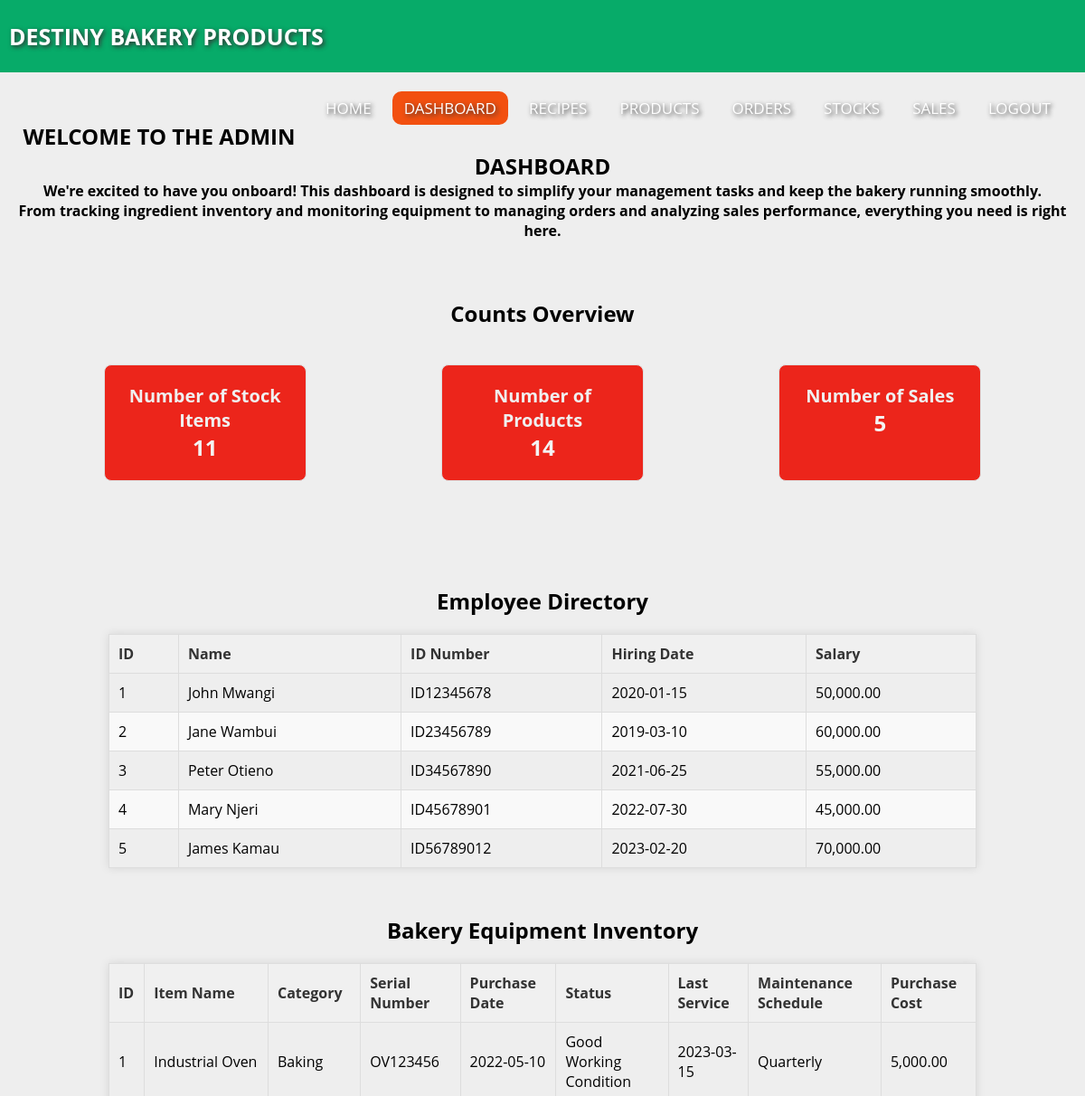
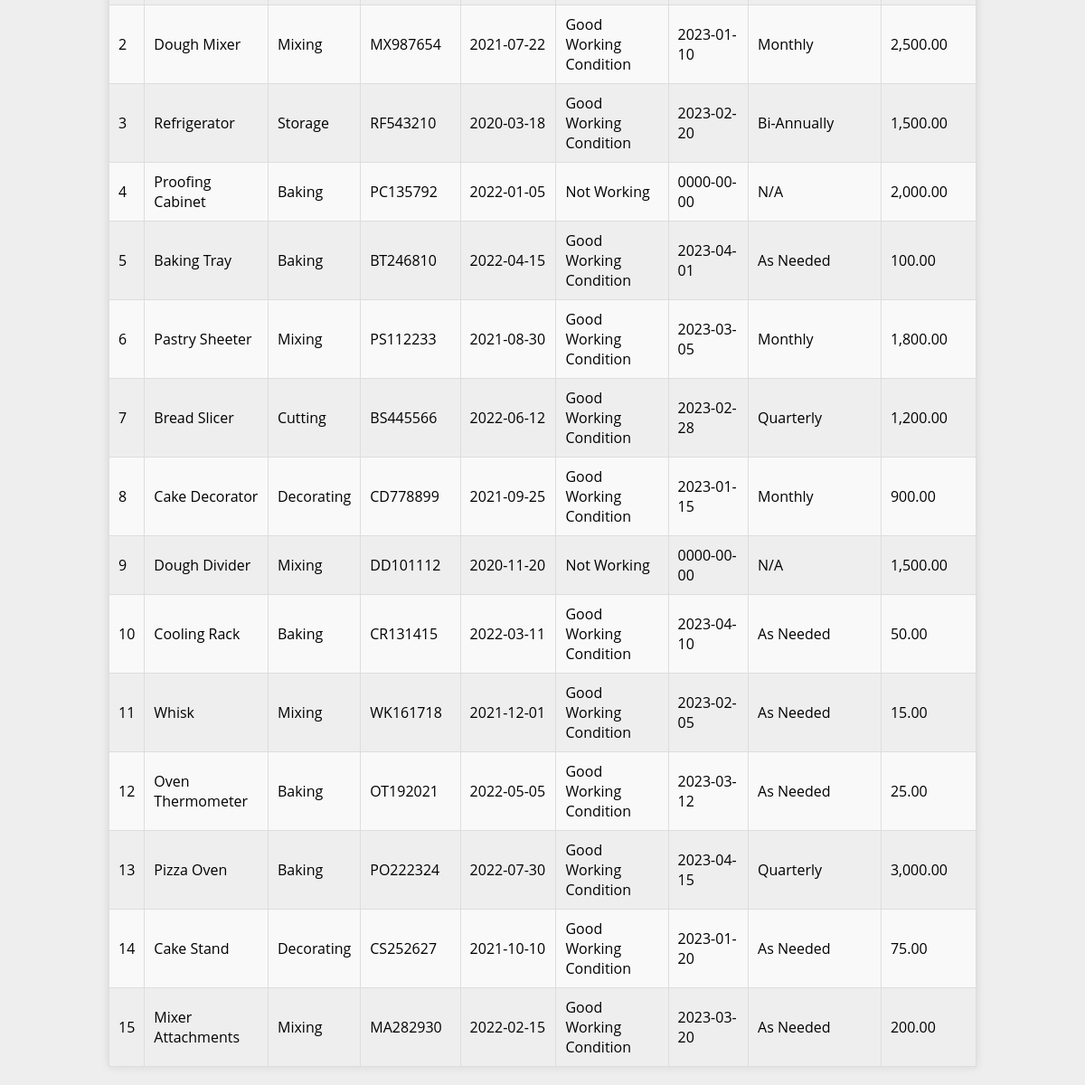
Screenshot of /admin_dashboard.php (signed in) with the database file from the repository (2 pictures, top to bottom).
### tables this page shows
CREATE TABLE `employees` (
  `id` int(11) NOT NULL,
  `name` varchar(100) NOT NULL,
  `id_number` varchar(50) NOT NULL,
  `hiring_date` date NOT NULL,
  `salary` decimal(10,2) NOT NULL
);

CREATE TABLE `bakery_equipment_inventory` (
  `id` int(11) NOT NULL,
  `item_name` varchar(255) NOT NULL,
  `category` varchar(100) NOT NULL,
  `serial_no` varchar(100) DEFAULT NULL,
  `purchase_date` date NOT NULL,
  `status` enum('Good Working Condition','Not Working') NOT NULL,
  `last_service` date DEFAULT NULL,
  `maintenance_schedule` varchar(255) DEFAULT NULL,
  `purchase_cost` decimal(10,2) DEFAULT NULL
);

### admin_dashboard.php (the view, shortened to what this page needs)
<?php
@include 'config.php';
function getCount($table) {
    global $conn;
    $query = "SELECT COUNT(*) as count FROM $table";
    $result = mysqli_query($conn, $query);
    $row = mysqli_fetch_assoc($result);
    return $row['count'];
}
$stockCount = getCount('stock');
$productCount = getCount('bakery_products');
$salesCount = getCount('sales');
$sql = "SELECT id, name, id_number, hiring_date, salary FROM employees";
$result = mysqli_query($conn, $sql);
$sqlEquipment = "SELECT * FROM bakery_equipment_inventory";
$resultEquipment = mysqli_query($conn, $sqlEquipment);
?>
<!DOCTYPE html>
<html lang="en">
<head>
    <link rel="stylesheet" href="style.css">
</head>
<body>
    <nav>
        <label class="logo">DESTINY BAKERY PRODUCTS</label>
        <ul>
            <li><a href="index.html">Home</a></li>
            <li><a class="active" href="admin_dashboard.php">DASHBOARD</a></li>
            <li><a href="recipes.php">RECIPES</a></li>
            <li><a href="products.php">PRODUCTS</a></li>
            <li><a href="orders.php">ORDERS</a></li>
            <li><a href="stock.php">STOCKS</a></li>
            <li><a href="sales.php">SALES</a></li>
            <li><a href="logout.php">LOGOUT</a></li>
        </ul>
    </nav>
    <br>
    <br>
    <h2 class="h2title">WELCOME TO THE ADMIN DASHBOARD
        <br>
        <p style="font-size: medium;">We're excited to have you onboard! This dashboard is
            designed to simplify your management tasks and keep the bakery running smoothly.<br>From tracking ingredient
            inventory and monitoring equipment to managing orders and analyzing sales performance, everything you need
            is right here.</p>
    </h2>
    <br><br>
    <h2 class="h2title">Counts Overview</h2>
    <div class="dashboard-stats">
        <div class="stat-item">
            <h3>Number of Stock Items</h3>
            <p><?php echo $stockCount; ?></p>
        </div>
        <div class="stat-item">
            <h3>Number of Products</h3>
            <p><?php echo $productCount; ?></p>
        </div>
        <div class="stat-item">
            <h3>Number of Sales</h3>
            <p><?php echo $salesCount; ?></p>
        </div>
    </div>
    <br>
    <br>
    <br>
    <h2 class="h2title">Employee Directory</h2>
    <table>
        <thead>
            <tr>
                <th>ID</th>
                <th>Name</th>
                <th>ID Number</th>
                <th>Hiring Date</th>
                <th>Salary</th>
            </tr>
        </thead>
        <tbody>
            <?php
            if (mysqli_num_rows($result) > 0) {
                while($row = mysqli_fetch_assoc($result)) {
                    echo "<tr>";
                    echo "<td>" . $row["id"] . "</td>";
                    echo "<td>" . $row["name"] . "</td>";
                    echo "<td>" . $row["id_number"] . "</td>";
                    echo "<td>" . $row["hiring_date"] . "</td>";
                    echo "<td>" . number_format($row["salary"], 2) . "</td>";
                    echo "</tr>";
                }
            } else {
                echo "<tr><td colspan='5'>No employees found.</td></tr>";
            }
            ?>
        </tbody>
    </table>
    <br>
    <h2 class="h2title">Bakery Equipment Inventory</h2>
    <table>
        <thead>
            <tr>
                <th>ID</th>
                <th>Item Name</th>
                <th>Category</th>
                <th>Serial Number</th>
                <th>Purchase Date</th>
                <th>Status</th>
                <th>Last Service</th>
                <th>Maintenance Schedule</th>
                <th>Purchase Cost</th>
            </tr>
        </thead>
        <tbody>
            <?php
            if (mysqli_num_rows($resultEquipment) > 0) {
                while($row = mysqli_fetch_assoc($resultEquipment)) {
                    echo "<tr>";
                    echo "<td>" . $row["id"] . "</td>";
                    echo "<td>" . $row["item_name"] . "</td>";
                    echo "<td>" . $row["category"] . "</td>";
                    echo "<td>" . $row["serial_no"] . "</td>";
                    echo "<td>" . $row["purchase_date"] . "</td>";
                    echo "<td>" . $row["status"] . "</td>";
                    echo "<td>" . $row["last_service"] . "</td>";
                    echo "<td>" . $row["maintenance_schedule"] . "</td>";
                    echo "<td>" . number_format($row["purchase_cost"], 2) . "</td>";
                    echo "</tr>";
                }
            } else {
                echo "<tr><td colspan='9'>No equipment found.</td></tr>";
            }
            ?>
        </tbody>
    </table>
</body>
</html>

### style.css (style rules this page uses)
* { padding: 0; margin: 0; text-decoration: none; list-style: none; box-sizing: border-box; }
body { overflow-x: hidden; font-family: "Open Sans", sans-serif; background: #eee; }
nav { background: #07ab69; height: 80px; width: 100%; }
label.logo { color: white; font-size: 25px; line-height: 80px; padding: 0 100px; font-weight: bold; padding-left: 10px; padding-right: 0px; text-shadow: 2px 2px 5px #333; }
nav ul { float: right; margin-right: 20px; }
nav ul li { display: inline-block; float: left; line-height: 80px; margin: 0 5px; text-shadow: 2px 2px 5px #333; }
nav ul li a { color: white; font-size: 17px; padding: 7px 13px; border-radius: 10px; text-transform: uppercase; }
a.active, a:hover { background: #f25010; transition: 0.5s; border-radius: 10px; }
.h2title { text-align: center; margin: 10px; }
table { border-collapse: collapse; width: 80%; margin: 20px auto; border: 1px solid #ddd; box-shadow: 0 0 10px rgba(0, 0, 0, 0.1); }
th, td { border: 1px solid #ddd; padding: 10px; text-align: left; }
th { background-color: #f0f0f0; font-weight: bold; color: #333; }
tr:nth-child(even) { background-color: #f9f9f9; }
.dashboard-stats { display: flex; justify-content: space-around; margin: 40px; }
.stat-item { background-color: #ec251b; border: 1px solid #ddd; border-radius: 8px; padding: 20px; text-align: center; width: 20%; width: 20%; }
.stat-item h3 { margin: 0; font-size: 20px; color: #f0f0f0; }
.stat-item p { font-size: 24px; font-weight: bold; color: #f4f4f4; }

### rows the page displays
employees: id "1", name "John Mwangi", id_number "ID12345678", hiring_date "2020-01-15", salary "50,000.00"
employees: id "2", name "Jane Wambui", id_number "ID23456789", hiring_date "2019-03-10", salary "60,000.00"
employees: id "3", name "Peter Otieno", id_number "ID34567890", hiring_date "2021-06-25", salary "55,000.00"
employees: id "4", name "Mary Njeri", id_number "ID45678901", hiring_date "2022-07-30", salary "45,000.00"
employees: id "5", name "James Kamau", id_number "ID56789012", hiring_date "2023-02-20", salary "70,000.00"
bakery_equipment_inventory: id "1", item_name "Industrial Oven", category "Baking", serial_no "OV123456", purchase_date "2022-05-10", status "Good Working Condition", last_service "2023-03-15", maintenance_schedule "Quarterly", purchase_cost "5,000.00"
bakery_equipment_inventory: id "2", item_name "Dough Mixer", category "Mixing", serial_no "MX987654", purchase_date "2021-07-22", status "Good Working Condition", last_service "2023-01-10", maintenance_schedule "Monthly", purchase_cost "2,500.00"
bakery_equipment_inventory: id "3", item_name "Refrigerator", category "Storage", serial_no "RF543210", purchase_date "2020-03-18", status "Good Working Condition", last_service "2023-02-20", maintenance_schedule "Bi-Annually", purchase_cost "1,500.00"
bakery_equipment_inventory: id "4", item_name "Proofing Cabinet", category "Baking", serial_no "PC135792", purchase_date "2022-01-05", status "Not Working", last_service "0000-00-00", maintenance_schedule "N/A", purchase_cost "2,000.00"
bakery_equipment_inventory: id "5", item_name "Baking Tray", category "Baking", serial_no "BT246810", purchase_date "2022-04-15", status "Good Working Condition", last_service "2023-04-01", maintenance_schedule "As Needed", purchase_cost "100.00"
bakery_equipment_inventory: id "6", item_name "Pastry Sheeter", category "Mixing", serial_no "PS112233", purchase_date "2021-08-30", status "Good Working Condition", last_service "2023-03-05", maintenance_schedule "Monthly", purchase_cost "1,800.00"
bakery_equipment_inventory: id "7", item_name "Bread Slicer", category "Cutting", serial_no "BS445566", purchase_date "2022-06-12", status "Good Working Condition", last_service "2023-02-28", maintenance_schedule "Quarterly", purchase_cost "1,200.00"
bakery_equipment_inventory: id "8", item_name "Cake Decorator", category "Decorating", serial_no "CD778899", purchase_date "2021-09-25", status "Good Working Condition", last_service "2023-01-15", maintenance_schedule "Monthly", purchase_cost "900.00"
bakery_equipment_inventory: id "9", item_name "Dough Divider", category "Mixing", serial_no "DD101112", purchase_date "2020-11-20", status "Not Working", last_service "0000-00-00", maintenance_schedule "N/A", purchase_cost "1,500.00"
bakery_equipment_inventory: id "10", item_name "Cooling Rack", category "Baking", serial_no "CR131415", purchase_date "2022-03-11", status "Good Working Condition", last_service "2023-04-10", maintenance_schedule "As Needed", purchase_cost "50.00"
bakery_equipment_inventory: id "11", item_name "Whisk", category "Mixing", serial_no "WK161718", purchase_date "2021-12-01", status "Good Working Condition", last_service "2023-02-05", maintenance_schedule "As Needed", purchase_cost "15.00"
bakery_equipment_inventory: id "12", item_name "Oven Thermometer", category "Baking", serial_no "OT192021", purchase_date "2022-05-05", status "Good Working Condition", last_service "2023-03-12", maintenance_schedule "As Needed", purchase_cost "25.00"
bakery_equipment_inventory: id "13", item_name "Pizza Oven", category "Baking", serial_no "PO222324", purchase_date "2022-07-30", status "Good Working Condition", last_service "2023-04-15", maintenance_schedule "Quarterly", purchase_cost "3,000.00"
bakery_equipment_inventory: id "14", item_name "Cake Stand", category "Decorating", serial_no "CS252627", purchase_date "2021-10-10", status "Good Working Condition", last_service "2023-01-20", maintenance_schedule "As Needed", purchase_cost "75.00"
bakery_equipment_inventory: id "15", item_name "Mixer Attachments", category "Mixing", serial_no "MA282930", purchase_date "2022-02-15", status "Good Working Condition", last_service "2023-03-20", maintenance_schedule "As Needed", purchase_cost "200.00"

### other values shown
$stockCount "11"
$productCount "14"
$salesCount "5"
